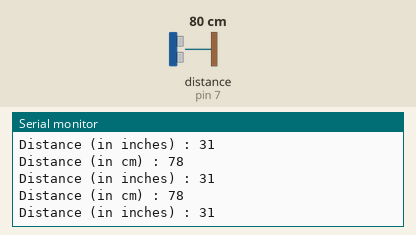
The sketch below on a simulated Arduino Uno, built with avr-gcc and run on an emulated ATmega328P. Shown: the last lines printed to the serial monitor. Wiring (inferred from the names in the program): ultrasonic range finder: trigger pin 7; echo pin 7. The inputs (shaded band) are chosen by the test bench; at power-on: distance to the obstacle (sensor on pin 7) 80 cm. The echo pulse lasts 58.3 µs per cm.

Above: at 1.3 s.
1.4 s: distance to the obstacle (sensor on pin 7) set to 2 cm
At 1.84 s:
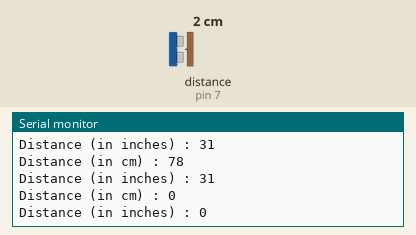
2.9 s: distance to the obstacle (sensor on pin 7) set to 4 cm
At 3.34 s:
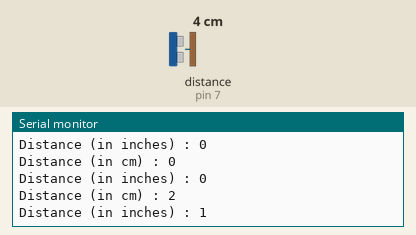
Timing chart, 0 to 5.9 s (numbered marks = the images above; inputs shaded):
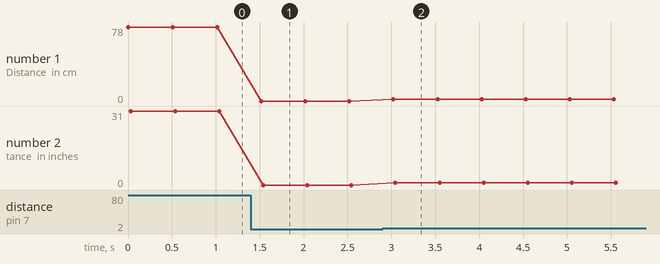

Measured:
- after the input at 1.4 s, the serial monitor: prints a new line after 0.12 s (image 1)
- after the input at 2.9 s, the serial monitor: prints a new line after 0.12 s (image 2)
- plotted number 1: 78 → 0 after the input at 1.4 s, 0 → 2 after the input at 2.9 s
- plotted number 2: 31 → 0 after the input at 1.4 s, 0 → 1 after the input at 2.9 s

The sketch:

distance.ino
```cpp
const int pingPin = 7;
void setup(){
 	Serial.begin(9600);
}
void loop()
{
  long duration, inch, cm;
  pinMode(pingPin, OUTPUT);
  digitalWrite(pingPin, LOW);
  delayMicroseconds(2);
  digitalWrite(pingPin, HIGH);
  delayMicroseconds(10);
  digitalWrite(pingPin, LOW);
  pinMode(7, INPUT);
  duration = pulseIn(7, HIGH);
  inch = duration/147;
  cm = inch * 2.54;
  Serial.print("Distance (in cm) : ");
  Serial.println(cm);
  Serial.print("Distance (in inches) : ");
  Serial.println(inch);
  delay(500);
}
```
